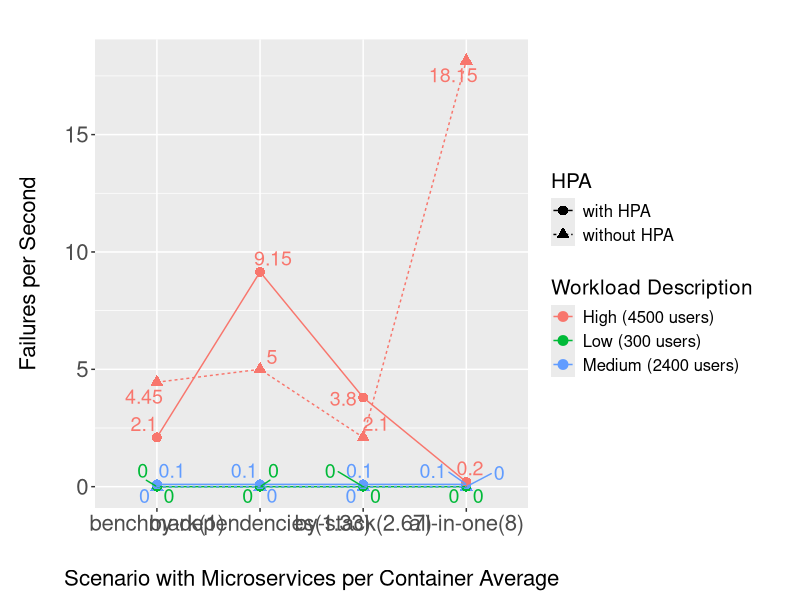

Source code (R):
setwd("~/Documentos/Dev/microservices-container-grouping/experiments_results/graphics_and_tables_consolidated/performance")
# Carregar pacotes necessários
library(ggplot2)
library(dplyr)
library(ggrepel)
library(tidyr)

# Criar o dataframe com os dados fornecidos
data_failures <- data.frame(
  workload_desc = c("Low (300 users)", "Low (300 users)", "Low (300 users)", "Low (300 users)",
                    "Medium (2400 users)", "Medium (2400 users)", "Medium (2400 users)", "Medium (2400 users)",
                    "High (4500 users)", "High (4500 users)", "High (4500 users)", "High (4500 users)"),
  workload = c(300, 300, 300, 300, 2400, 2400, 2400, 2400, 4500, 4500, 4500, 4500),
  scenario = c("benchmark", "by-dependencies", "by-stack", "all-in-one",
               "benchmark", "by-dependencies", "by-stack", "all-in-one",
               "benchmark", "by-dependencies", "by-stack", "all-in-one"),
  Microservices_per_Container_Average = c(1.00, 1.33, 2.67, 8.00, 1.00, 1.33, 2.67, 8.00, 1.00, 1.33, 2.67, 8.00),
  Failures_per_s_without_HPA = c(0.00, 0.00, 0.00, 0.00, 0.00, 0.00, 0.00, 0.00, 4.45, 5.00, 2.10, 18.15),
  Failures_per_s_with_HPA = c(0.00, 0.00, 0.00, 0.00, 0.10, 0.10, 0.10, 0.10, 2.10, 9.15, 3.80, 0.20)
)

# Transformar os dados em formato longo para ggplot
data_long_failures <- data_failures %>%
  gather(key = "HPA", value = "Failures_per_s", Failures_per_s_without_HPA, Failures_per_s_with_HPA) %>%
  mutate(HPA = recode(HPA, "Failures_per_s_without_HPA" = "without HPA", "Failures_per_s_with_HPA" = "with HPA"))

# Criar uma nova coluna combinando cenário e média de microservices por container
data_long_failures <- data_long_failures %>%
  mutate(Scenario_Microservices = paste(scenario, "(", Microservices_per_Container_Average, ")", sep = ""),
         Scenario_Microservices = factor(Scenario_Microservices, levels = unique(Scenario_Microservices[order(Microservices_per_Container_Average)])))

# Gerar o gráfico
fig<-ggplot(data_long_failures, aes(x = Scenario_Microservices, y = Failures_per_s, color = factor(workload_desc), shape = HPA)) +
  geom_point(size = 3) +
  geom_line(aes(linetype = HPA, group = interaction(workload_desc, HPA))) +
  geom_text_repel(aes(label = round(Failures_per_s, 2)), size = 5, show_guide  = FALSE) +  # Adicionar os valores dos pontos com repel para evitar sobreposição
  labs(
    #title = "Failures per Second with and without HPA vs Scenario with Microservices per Container Average",
       x = "Scenario with Microservices per Container Average",
       y = "Failures per Second",
       color = "Workload Description",
       shape = "HPA",
       linetype = "HPA") +
  theme(plot.title = element_text(hjust = 0.5, vjust = 5, size = 20),
        strip.text = element_text(size= 16),
        plot.margin = unit(c(1,1,1,1), "cm"),
        axis.text = element_text(size = 16),
        #axis.text.x = element_text(angle = -45),
        legend.title = element_text(size = 15),
        legend.text = element_text(size = 12),
        axis.title = element_text(size = 16),
        axis.title.y=element_text(vjust=5),
        axis.title.x=element_text(vjust=-5))

pdf_file = paste("resume_failures_s.pdf",sep = "")
pdf(pdf_file, width = 16, height = 9)
print(fig)
dev.off()
